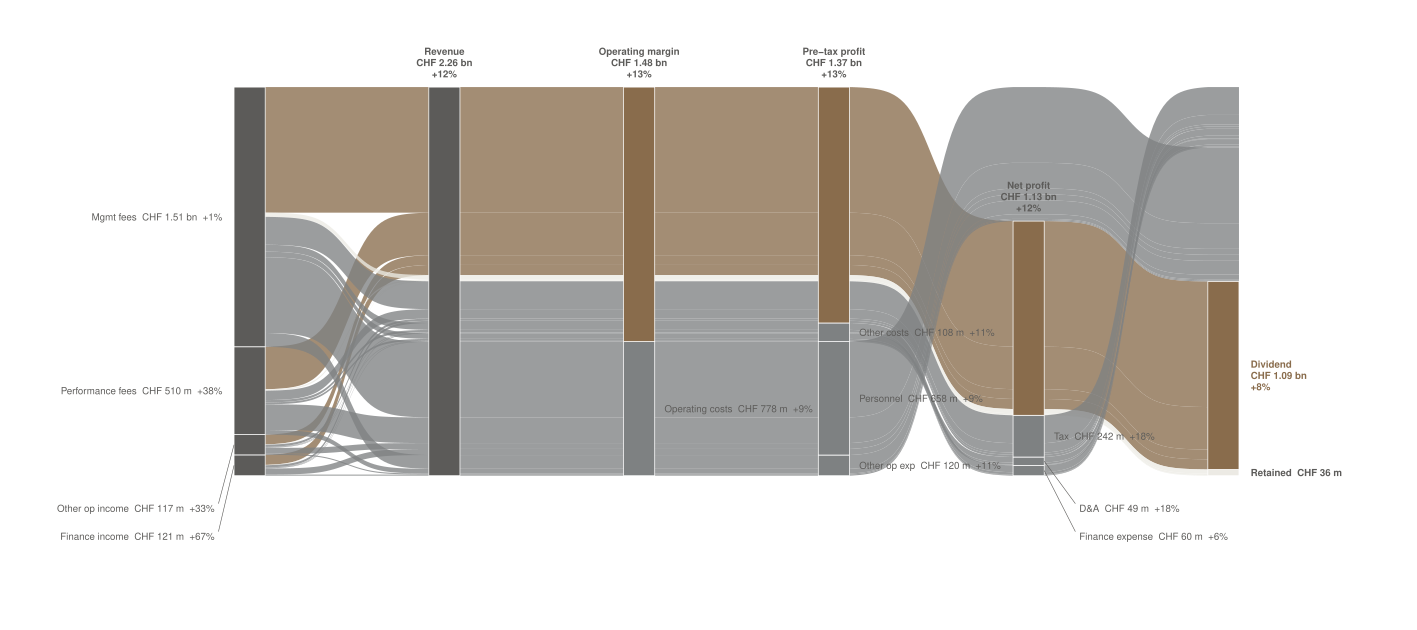

Recreate this plot in R.
# Task 8 v14 — Partners Group 2024 income statement Sankey, Apple-style
# (label cleanup pass).
#
# v14 changes vs v13:
#   * Source and cost-peel labels switched from 3-line ("Name / CHF X /
#     +Y% Y/Y") to compact 1-line format ("Name  CHF X  +Y% Y/Y") so
#     adjacent small strata don't pile labels on top of each other. The
#     four prominent inner subtotals (Revenue, Operating margin, Pre-tax
#     profit, Net profit) and the two terminal allocations (Dividend,
#     Retained) keep their multi-line emphasis.
#   * Smallest cost peels (D&A, Finance expense) get LEADER LINES from
#     their stratum out to labels in clearer space below the chart, so
#     the three crowded peels at axis 5 (Tax / D&A / Finance expense)
#     no longer overlap each other.
#   * Smallest sources (Other op income, Finance income) likewise get
#     leader lines from their stratum out to labels below the chart.
#
# 6 axes (unchanged from v13):
#   1: Leaf revenue sources (4)
#   2: Revenue
#   3: Operating margin (copper) / Operating costs
#   4: Pre-tax profit / Other costs / Personnel / Other op exp
#   5: Net profit / Tax / D&A / Finance expense
#   6: Dividend / Retained
#
# Data source: Partners Group Holding AG, Annual Report 2024,
#   Consolidated statement of profit or loss (page 39).
#   CSV: data/task_08_pg/pg_income_statement_2024.csv

setwd("/Users/alexanderweber/Documents/hsg/6_semester/data_visualization_with_ai")

suppressPackageStartupMessages({
  library(dplyr)
  library(tidyr)
  library(readr)
  library(ggplot2)
  library(ggalluvial)
})

source("design_system.R")
chart_family <- ""

# ---- Load + parse income statement ------------------------------------
is_raw <- read_csv("data/task_08_pg/pg_income_statement_2024.csv",
                   show_col_types = FALSE)

get <- function(name) {
  v <- is_raw %>% filter(line_item == name) %>% pull(chf_million)
  if (length(v) != 1) stop("Line item not found or duplicated: ", name)
  v
}

mgmt_fees    <- get("Management fees and other revenues")
perf_fees    <- get("Performance fees")
other_op_inc <- get("Other operating income")
finance_inc  <- get("Finance income")
personnel    <- abs(get("Personnel expenses"))
other_op_exp <- abs(get("Other operating expenses"))
da_amort     <- abs(get("Depreciation and amortization"))
finance_exp  <- abs(get("Finance expense"))
tax_exp      <- abs(get("Income tax expenses"))
profit       <- get("Profit for the period")
div_per_sh   <- get("Dividend per share (CHF)")
basic_eps    <- get("Basic earnings per share (CHF)")

weighted_basic_shares_m <- profit / basic_eps
dividend <- div_per_sh * weighted_basic_shares_m
retained <- profit - dividend

total_inflow      <- mgmt_fees + perf_fees + other_op_inc + finance_inc
operating_costs   <- personnel + other_op_exp
operating_margin  <- total_inflow - operating_costs
other_costs       <- da_amort + finance_exp
pretax_profit     <- operating_margin - other_costs

# ---- Build path table -------------------------------------------------
sources <- tribble(
  ~src,               ~chf,
  "Mgmt fees",        mgmt_fees,
  "Performance fees", perf_fees,
  "Other op income",  other_op_inc,
  "Finance income",   finance_inc
)

destinations <- tribble(
  ~dest,             ~chf,
  "Personnel",       personnel,
  "Other op exp",    other_op_exp,
  "D&A",             da_amort,
  "Finance expense", finance_exp,
  "Tax",             tax_exp,
  "Dividend",        dividend,
  "Retained",        retained
)

paths <- crossing(src = sources$src, dest = destinations$dest) %>%
  left_join(sources      %>% rename(src_chf  = chf), by = "src") %>%
  left_join(destinations %>% rename(dest_chf = chf), by = "dest") %>%
  mutate(flow = src_chf * dest_chf / total_inflow)

ax3_for <- function(d) {
  if (d %in% c("Personnel", "Other op exp")) "Operating costs"
  else "Operating margin"
}
ax4_for <- function(d) {
  if (d == "Personnel")        "Personnel"
  else if (d == "Other op exp") "Other op exp"
  else if (d %in% c("D&A", "Finance expense")) "Other costs"
  else                          "Pre-tax profit"
}
ax5_for <- function(d) {
  if (d %in% c("Personnel", "Other op exp")) NA_character_
  else if (d %in% c("D&A", "Finance expense", "Tax")) d
  else                          "Net profit"
}
ax6_for <- function(d) {
  if (d %in% c("Dividend", "Retained")) d
  else NA_character_
}

paths <- paths %>%
  rowwise() %>%
  mutate(
    ax1 = src,
    ax2 = "Revenue",
    ax3 = ax3_for(dest),
    ax4 = ax4_for(dest),
    ax5 = ax5_for(dest),
    ax6 = ax6_for(dest)
  ) %>%
  ungroup()

src_levels <- sources$src
ax2_levels <- "Revenue"
ax3_levels <- c("Operating margin", "Operating costs")
ax4_levels <- c("Pre-tax profit", "Other costs", "Personnel", "Other op exp")
ax5_levels <- c("Net profit", "Tax", "D&A", "Finance expense")
ax6_levels <- c("Dividend", "Retained")

paths <- paths %>%
  mutate(
    ax1 = factor(ax1, levels = src_levels),
    ax2 = factor(ax2, levels = ax2_levels),
    ax3 = factor(ax3, levels = ax3_levels),
    ax4 = factor(ax4, levels = ax4_levels),
    ax5 = factor(ax5, levels = ax5_levels),
    ax6 = factor(ax6, levels = ax6_levels),
    dest = factor(dest,
                  levels = c("Dividend", "Retained",
                             "Tax", "Finance expense", "D&A",
                             "Personnel", "Other op exp"))
  )

# ---- Colours ---------------------------------------------------------
all_fills <- c(
  "Mgmt fees"             = pg_palette$alloy,
  "Performance fees"      = pg_palette$alloy,
  "Other op income"       = pg_palette$alloy,
  "Finance income"        = pg_palette$alloy,
  "Revenue"               = pg_palette$alloy,
  "Operating margin"      = pg_palette$copper,
  "Pre-tax profit"        = pg_palette$copper,
  "Net profit"            = pg_palette$copper,
  "Dividend"              = pg_palette$copper,
  "Operating costs"       = pg_palette$dark_stone,
  "Personnel"             = pg_palette$dark_stone,
  "Other op exp"          = pg_palette$dark_stone,
  "Other costs"           = pg_palette$dark_stone,
  "D&A"                   = pg_palette$dark_stone,
  "Finance expense"       = pg_palette$dark_stone,
  "Tax"                   = pg_palette$dark_stone,
  "Retained"              = pg_palette$light_quartz
)

# ---- Helpers ---------------------------------------------------------
fmt_chf <- function(x) {
  ifelse(x >= 1000, sprintf("CHF %.2f bn", x / 1000),
                    sprintf("CHF %.0f m",  x))
}

yoy <- c(
  "Mgmt fees"        = (mgmt_fees / 1487.2) - 1,
  "Performance fees" = (perf_fees /  369.4) - 1,
  "Other op income"  = (other_op_inc / 87.9) - 1,
  "Finance income"   = (finance_inc /  72.4) - 1,
  "Revenue"          = (total_inflow / (1487.2 + 369.4 + 87.9 + 72.4)) - 1,
  "Operating margin" = (operating_margin /
                          (1487.2 + 369.4 + 87.9 + 72.4 - 603.3 - 107.5)) - 1,
  "Operating costs"  = (operating_costs / (603.3 + 107.5)) - 1,
  "Pre-tax profit"   = (pretax_profit / 1208.6) - 1,
  "Net profit"       = (profit / 1003.4) - 1,
  "Personnel"        = (personnel / 603.3) - 1,
  "Other op exp"     = (other_op_exp / 107.5) - 1,
  "Other costs"      = (other_costs / (41.1 + 56.4)) - 1,
  "D&A"              = (da_amort / 41.1) - 1,
  "Finance expense"  = (finance_exp / 56.4) - 1,
  "Tax"              = (tax_exp / 205.2) - 1,
  "Dividend"         = (div_per_sh / 39.0) - 1
)
fmt_yoy <- function(name) {
  if (!name %in% names(yoy)) return("")
  sprintf("%+.0f%%", 100 * yoy[[name]])
}

stratum_w <- 0.16

# ---- Base plot -------------------------------------------------------
p_base <- ggplot(paths,
                 aes(axis1 = ax1, axis2 = ax2, axis3 = ax3,
                     axis4 = ax4, axis5 = ax5, axis6 = ax6,
                     y = flow)) +
  geom_alluvium(aes(fill = dest),
                width = stratum_w, alpha = 0.78,
                knot.pos = 0.4, curve_type = "sigmoid",
                aes.bind = "alluvia") +
  geom_stratum(width = stratum_w,
               aes(fill = after_stat(stratum)),
               color = "white", linewidth = 0.25) +
  scale_fill_manual(values = all_fills, guide = "none") +
  scale_x_continuous(limits = c(0.5, 6.5), expand = c(0, 0)) +
  scale_y_continuous(expand = expansion(mult = c(0.18, 0.14))) +
  coord_cartesian(clip = "off") +
  labs(x = NULL, y = NULL) +
  theme_void(base_family = chart_family) +
  theme(plot.margin = margin(t = 10, r = 70, b = 8, l = 110))

gb <- ggplot_build(p_base)
strat_layer_idx <- which(sapply(gb$plot$layers,
                                function(l) inherits(l$stat,
                                                     "StatStratum")))[1]
strat_data <- gb$data[[strat_layer_idx]] %>%
  mutate(y_mid = (ymin + ymax) / 2)

top_y    <- max(strat_data$ymax)
gap_top  <- top_y * 0.025
gap_bot  <- top_y * 0.06   # space below the chart for leader-line labels

# Inner subtotals (Revenue, Operating margin, Pre-tax profit, Net profit):
# 3-line label ABOVE the stratum bar, in alloy.
inner_subtotals <- strat_data %>%
  filter((x == 2 & stratum == "Revenue") |
         (x == 3 & stratum == "Operating margin") |
         (x == 4 & stratum == "Pre-tax profit") |
         (x == 5 & stratum == "Net profit")) %>%
  mutate(
    x_lbl = x,
    y_lbl = pmin(ymax + gap_top, top_y * 1.08),
    label = sprintf("%s\n%s\n%s",
                    stratum, fmt_chf(count),
                    sapply(as.character(stratum), fmt_yoy)),
    color = pg_palette$alloy,
    face  = "bold"
  )

# Compact 1-line label format used by sources, cost peels, and the
# small terminal items (Retained). Bullet separator for compactness.
fmt_compact <- function(name, count) {
  yoy_str <- sapply(name, fmt_yoy)
  ifelse(yoy_str == "",
         sprintf("%s  %s", name, fmt_chf(count)),
         sprintf("%s  %s  %s", name, fmt_chf(count), yoy_str))
}

# Source labels at axis 1: Mgmt fees and Performance fees inline left;
# the two small streams (Other op income, Finance income) get LEADER
# LINES from their stratum out to labels below the chart so they
# don't overlap each other.
ax1_inline <- strat_data %>%
  filter(x == 1, as.character(stratum) %in% c("Mgmt fees",
                                              "Performance fees")) %>%
  mutate(
    x_lbl = 1 - stratum_w / 2 - 0.06,
    y_lbl = y_mid,
    label = fmt_compact(as.character(stratum), count),
    color = pg_palette$alloy,
    face  = "plain"
  )

# Leader-line labels for the two small sources, anchored below the panel.
ax1_leader_data <- strat_data %>%
  filter(x == 1, as.character(stratum) %in% c("Other op income",
                                              "Finance income")) %>%
  mutate(
    x_anchor = 1 - stratum_w / 2,            # right edge of leader at stratum
    y_anchor = y_mid,
    x_lbl    = 1 - stratum_w / 2 - 0.10,
    y_lbl_offset = case_when(
      as.character(stratum) == "Other op income" ~ -gap_bot * 1.4,
      as.character(stratum) == "Finance income"  ~ -gap_bot * 2.6,
      TRUE                                       ~ 0
    ),
    y_lbl = y_lbl_offset,                    # absolute y near bottom
    label = fmt_compact(as.character(stratum), count),
    color = pg_palette$alloy,
    face  = "plain"
  )

# Cost peels: 1-line labels right of stratum. The three small peels at
# axis 5 (Tax / D&A / Finance expense) get leader lines into the
# bottom margin so they don't overlap.
cost_peels_inline <- strat_data %>%
  filter((x == 3 & stratum == "Operating costs") |
         (x == 4 & stratum %in% c("Other costs", "Personnel",
                                   "Other op exp"))) %>%
  mutate(
    x_lbl = x + stratum_w / 2 + 0.05,
    y_lbl = y_mid,
    label = fmt_compact(as.character(stratum), count),
    color = pg_palette$alloy,
    face  = "plain"
  )

# Tax label: inline (it's the biggest of the three at axis 5)
tax_inline <- strat_data %>%
  filter(x == 5 & stratum == "Tax") %>%
  mutate(
    x_lbl = 5 + stratum_w / 2 + 0.05,
    y_lbl = y_mid,
    label = fmt_compact(as.character(stratum), count),
    color = pg_palette$alloy,
    face  = "plain"
  )

# Leader-line labels for D&A and Finance expense (smallest peels).
peel_leader_data <- strat_data %>%
  filter(x == 5, as.character(stratum) %in% c("D&A", "Finance expense")) %>%
  mutate(
    x_anchor = 5 + stratum_w / 2,
    y_anchor = y_mid,
    x_lbl    = 5 + stratum_w / 2 + 0.18,
    y_lbl    = case_when(
      as.character(stratum) == "D&A"             ~ -gap_bot * 1.4,
      as.character(stratum) == "Finance expense" ~ -gap_bot * 2.6,
      TRUE                                       ~ 0
    ),
    label = fmt_compact(as.character(stratum), count),
    color = pg_palette$alloy,
    face  = "plain"
  )

# Final allocation labels at axis 6: Dividend (3-line bold copper),
# Retained (compact, alloy).
ax6_dividend <- strat_data %>%
  filter(x == 6, stratum == "Dividend") %>%
  mutate(
    x_lbl = 6 + stratum_w / 2 + 0.06,
    y_lbl = y_mid,
    label = sprintf("%s\n%s\n%s",
                    stratum, fmt_chf(count),
                    sapply(as.character(stratum), fmt_yoy)),
    color = pg_palette$copper,
    face  = "bold"
  )

ax6_retained <- strat_data %>%
  filter(x == 6, stratum == "Retained") %>%
  mutate(
    x_lbl = 6 + stratum_w / 2 + 0.06,
    y_lbl = y_mid,
    label = fmt_compact(as.character(stratum), count),
    color = pg_palette$alloy,
    face  = "bold"
  )

# ---- Final plot ------------------------------------------------------
add_text <- function(plt, df, hjust, vjust = 0.5, size = 2.5) {
  if (nrow(df) == 0) return(plt)
  plt +
    geom_text(data = df,
              aes(x = x_lbl, y = y_lbl, label = label,
                  color = color, fontface = face),
              family = chart_family, size = size,
              hjust = hjust, vjust = vjust,
              lineheight = 0.95, inherit.aes = FALSE)
}

p <- p_base + scale_color_identity()

# Leaders (drawn first so labels sit on top).
if (nrow(ax1_leader_data) > 0) {
  p <- p +
    geom_segment(data = ax1_leader_data,
                 aes(x = x_anchor, xend = x_lbl + 0.02,
                     y = y_anchor, yend = y_lbl + top_y * 0.012),
                 color = pg_palette$alloy, linewidth = 0.2,
                 inherit.aes = FALSE)
}
if (nrow(peel_leader_data) > 0) {
  p <- p +
    geom_segment(data = peel_leader_data,
                 aes(x = x_anchor, xend = x_lbl - 0.02,
                     y = y_anchor, yend = y_lbl + top_y * 0.012),
                 color = pg_palette$alloy, linewidth = 0.2,
                 inherit.aes = FALSE)
}

p <- add_text(p, ax1_inline,        hjust = 1)
p <- add_text(p, ax1_leader_data,   hjust = 1)
p <- add_text(p, inner_subtotals,   hjust = 0.5, vjust = 0)
p <- add_text(p, cost_peels_inline, hjust = 0)
p <- add_text(p, tax_inline,        hjust = 0)
p <- add_text(p, peel_leader_data,  hjust = 0)
p <- add_text(p, ax6_dividend,      hjust = 0)
p <- add_text(p, ax6_retained,      hjust = 0)

out_pdf <- "iterations/task_08/v14/pg_income_sankey_v14.pdf"
ggsave(out_pdf, p, width = 36, height = 16, units = "cm",
       device = "pdf")
cat("\nSaved:", out_pdf, "\n")
